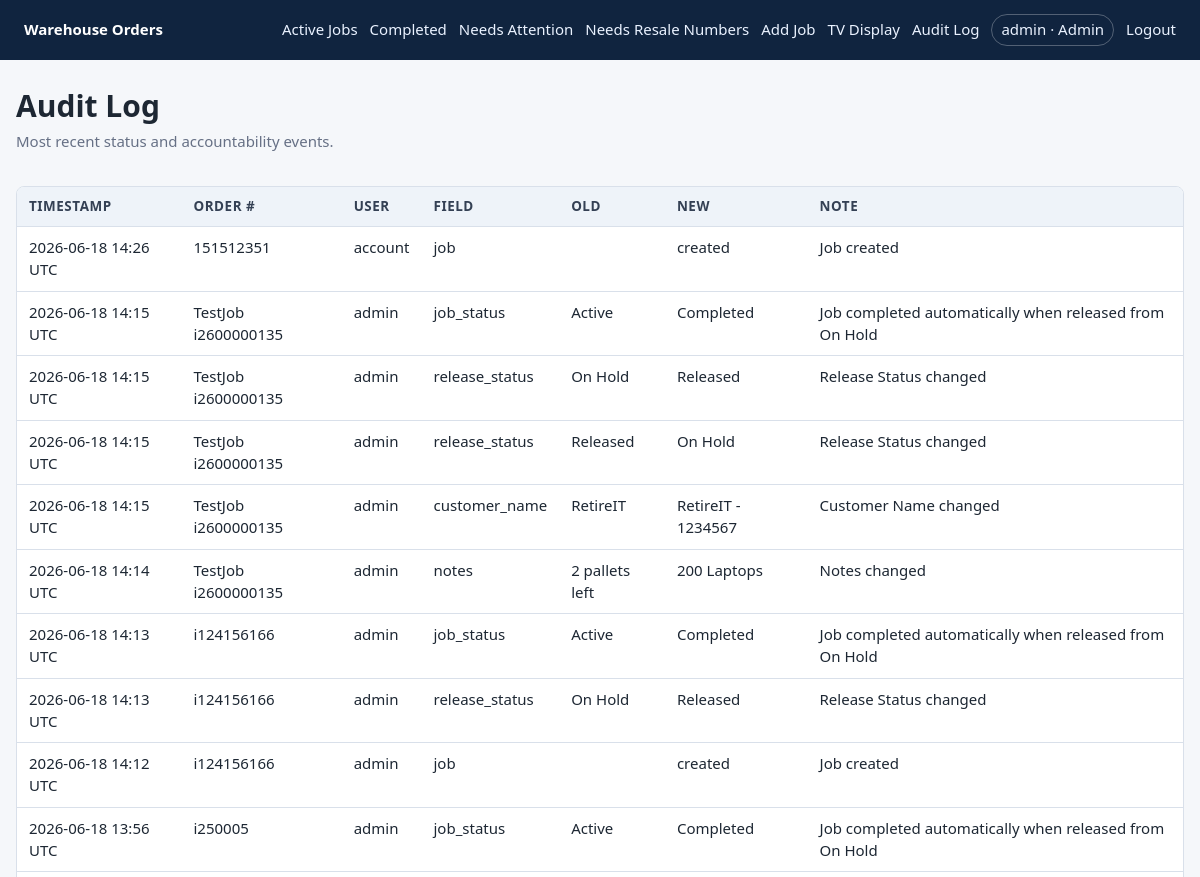
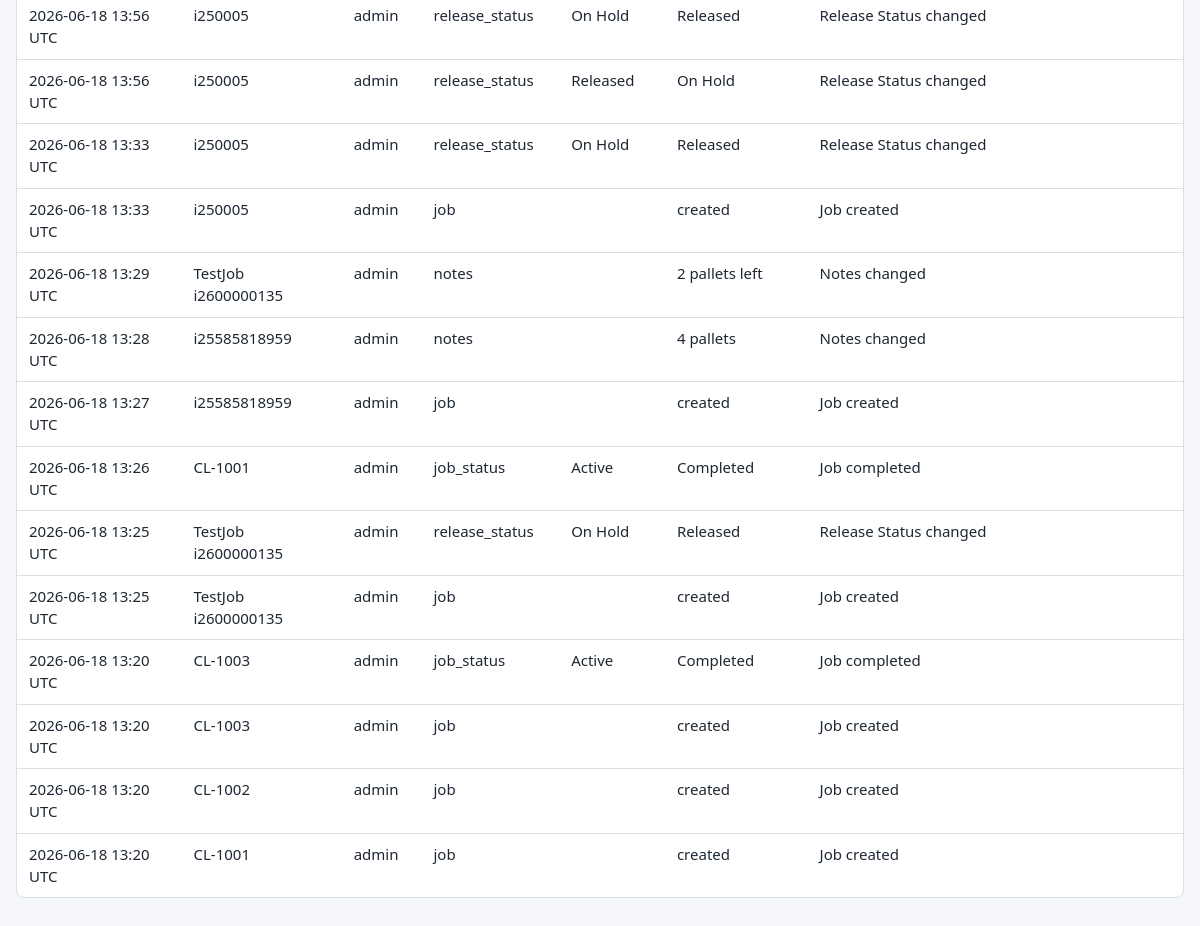
The app's page /audit-log (signed in) with its own data (2 pictures, top to bottom).
### tables this page shows
CREATE TABLE users (
            id INTEGER PRIMARY KEY AUTOINCREMENT,
            username TEXT NOT NULL UNIQUE,
            password_hash TEXT NOT NULL,
            role TEXT NOT NULL,
            created_at TEXT NOT NULL
        );

CREATE TABLE audit_log (
            id INTEGER PRIMARY KEY AUTOINCREMENT,
            timestamp TEXT NOT NULL,
            job_id INTEGER,
            order_number TEXT,
            username TEXT NOT NULL,
            field_changed TEXT NOT NULL,
            old_value TEXT,
            new_value TEXT,
            note TEXT,
            FOREIGN KEY (job_id) REFERENCES jobs(id) ON DELETE SET NULL
        );

### routes.py (the view)
@bp.route("/audit-log")
@admin_required
def audit_log():
    return render_template("audit_log.html", entries=get_audit_entries())

### auth.py (called while the page is built)
def current_user():
    user_id = session.get("user_id")
    if not user_id:
        return None
    return get_user_by_id(user_id)

def admin_required(view):
    @wraps(view)
    def wrapped_view(**kwargs):
        user = current_user()
        if user is None:
            return redirect(url_for("main.login", next=request.path))
        if user["role"] != ROLE_ADMIN:
            abort(403)
        return view(**kwargs)
    return wrapped_view

### models.py (called while the page is built)
def get_db():
    if "db" not in g:
        g.db = sqlite3.connect(current_app.config["DATABASE_PATH"])
        g.db.row_factory = sqlite3.Row
        g.db.execute("PRAGMA foreign_keys = ON")
    return g.db

def get_user_by_id(user_id):
    return get_db().execute(
        "SELECT * FROM users WHERE id = ?",
        (user_id,),
    ).fetchone()

def get_audit_entries(limit=250):
    return get_db().execute(
        """
        SELECT * FROM audit_log
        ORDER BY timestamp DESC, id DESC
        LIMIT ?
        """,
        (limit,),
    ).fetchall()

### routes.py (called while the page is built)
@bp.app_template_filter("short_dt")
def short_dt(value):
    if not value:
        return ""
    try:
        parsed = datetime.fromisoformat(value)
    except ValueError:
        return value
    return parsed.astimezone(timezone.utc).strftime("%Y-%m-%d %H:%M UTC")

### templates/audit_log.html (shortened to what this page needs)
{% extends "base.html" %}
{% block content %}
<div class="page-title">
    <div>
        <h1>Audit Log</h1>
        <p>Most recent status and accountability events.</p>
    </div>
</div>
<div class="table-wrap">
    <table>
        <thead>
            <tr>
                <th>Timestamp</th>
                <th>Order #</th>
                <th>User</th>
                <th>Field</th>
                <th>Old</th>
                <th>New</th>
                <th>Note</th>
            </tr>
        </thead>
        <tbody>
            {% for entry in entries %}
            <tr>
                <td>{{ entry.timestamp|short_dt }}</td>
                <td>{{ entry.order_number }}</td>
                <td>{{ entry.username }}</td>
                <td>{{ entry.field_changed }}</td>
                <td>{{ entry.old_value }}</td>
                <td>{{ entry.new_value }}</td>
                <td>{{ entry.note }}</td>
            </tr>
            {% else %}
            <tr><td colspan="7" class="empty">No audit entries yet.</td></tr>
            {% endfor %}
        </tbody>
    </table>
</div>
{% endblock %}

### templates/base.html (shortened to what this page needs)
<!doctype html>
<html lang="en">
<head>
    <link rel="stylesheet" href="{{ url_for('static', filename='styles.css') }}">
</head>
<body>
    <header class="site-header">
        <a class="brand" href="{{ url_for('main.index') }}">Warehouse Orders</a>
        {% if current_user %}
        <nav>
            {% if current_user.role != 'Warehouse Display' %}
            <a href="{{ url_for('main.active_jobs') }}">Active Jobs</a>
            <a href="{{ url_for('main.completed_jobs') }}">Completed</a>
            <a href="{{ url_for('main.needs_attention') }}">Needs Attention</a>
            <a href="{{ url_for('main.resale_needed') }}">Needs Resale Numbers</a>
            <a href="{{ url_for('main.new_job') }}">Add Job</a>
            {% endif %}
            <a href="{{ url_for('main.tv') }}">TV Display</a>
            {% if current_user.role == 'Admin' %}
            <a href="{{ url_for('main.audit_log') }}">Audit Log</a>
            {% endif %}
            <span class="user-pill">{{ current_user.username }} · {{ current_user.role }}</span>
            <a href="{{ url_for('main.logout') }}">Logout</a>
        </nav>
        {% endif %}
    </header>
    <main class="container">
        {% block content %}{% endblock %}
    </main>
</body>
</html>

### static/styles.css (style rules this page uses)
:root { --bg: #f5f7fa; --panel: #ffffff; --text: #1d2733; --muted: #667085; --line: #d9e0ea; --brand: #194f90; --ready-bg: #dff8e7; --ready-text: #0f6b32; --hold-bg: #ffe5e5; --hold-text: #a21b1b; --neutral-bg: #e8eef7; --neutral-text: #28415f; }
* { box-sizing: border-box; }
body { margin: 0; background: var(--bg); color: var(--text); font: 15px/1.45 system-ui, -apple-system, BlinkMacSystemFont, "Segoe UI", sans-serif; }
a { color: var(--brand); }
.site-header { display: flex; align-items: center; justify-content: space-between; gap: 18px; padding: 14px 24px; background: #10243f; color: #fff; }
.brand { color: #fff; font-weight: 700; text-decoration: none; white-space: nowrap; }
nav { display: flex; align-items: center; flex-wrap: wrap; gap: 12px; }
nav a { color: #eaf2ff; text-decoration: none; }
.user-pill { padding: 4px 9px; border: 1px solid rgba(255,255,255,.28); border-radius: 999px; color: #eaf2ff; }
.container { width: min(1280px, calc(100vw - 32px)); margin: 24px auto 48px; }
.page-title { display: flex; align-items: flex-start; justify-content: space-between; gap: 16px; margin-bottom: 18px; }
h1, h2, p { margin-top: 0; }
h1 { margin-bottom: 4px; }
.page-title p, .muted, .empty { color: var(--muted); }
.table-wrap { overflow-x: auto; background: var(--panel); border: 1px solid var(--line); border-radius: 8px; }
table { width: 100%; border-collapse: collapse; }
th, td { padding: 10px 12px; border-bottom: 1px solid var(--line); text-align: left; vertical-align: top; }
th { background: #eef3f9; color: #344054; font-size: .84rem; text-transform: uppercase; letter-spacing: .04em; }
tr:last-child td { border-bottom: 0; }

### records on screen
users: username "admin", role "Admin"
audit_log: timestamp|short_dt "2026-06-18 14:26 UTC", order_number "151512351", username "account", field_changed "job", new_value "created", note "Job created"
audit_log: timestamp|short_dt "2026-06-18 14:15 UTC", order_number "TestJob i2600000135", username "admin", field_changed "job_status", old_value "Active", new_value "Completed", note "Job completed automatically when released from On Hold"
audit_log: timestamp|short_dt "2026-06-18 14:15 UTC", order_number "TestJob i2600000135", username "admin", field_changed "release_status", old_value "On Hold", new_value "Released", note "Release Status changed"
audit_log: timestamp|short_dt "2026-06-18 14:15 UTC", order_number "TestJob i2600000135", username "admin", field_changed "release_status", old_value "Released", new_value "On Hold", note "Release Status changed"
audit_log: timestamp|short_dt "2026-06-18 14:15 UTC", order_number "TestJob i2600000135", username "admin", field_changed "customer_name", old_value "RetireIT", new_value "RetireIT - 1234567", note "Customer Name changed"
audit_log: timestamp|short_dt "2026-06-18 14:14 UTC", order_number "TestJob i2600000135", username "admin", field_changed "notes", old_value "2 pallets left", new_value "200 Laptops", note "Notes changed"
audit_log: timestamp|short_dt "2026-06-18 14:13 UTC", order_number "i124156166", username "admin", field_changed "job_status", old_value "Active", new_value "Completed", note "Job completed automatically when released from On Hold"
audit_log: timestamp|short_dt "2026-06-18 14:13 UTC", order_number "i124156166", username "admin", field_changed "release_status", old_value "On Hold", new_value "Released", note "Release Status changed"
audit_log: timestamp|short_dt "2026-06-18 14:12 UTC", order_number "i124156166", username "admin", field_changed "job", new_value "created", note "Job created"
audit_log: timestamp|short_dt "2026-06-18 13:56 UTC", order_number "i250005", username "admin", field_changed "job_status", old_value "Active", new_value "Completed", note "Job completed automatically when released from On Hold"
audit_log: timestamp|short_dt "2026-06-18 13:56 UTC", order_number "i250005", username "admin", field_changed "release_status", old_value "On Hold", new_value "Released", note "Release Status changed"
audit_log: timestamp|short_dt "2026-06-18 13:56 UTC", order_number "i250005", username "admin", field_changed "release_status", old_value "Released", new_value "On Hold", note "Release Status changed"
audit_log: timestamp|short_dt "2026-06-18 13:33 UTC", order_number "i250005", username "admin", field_changed "release_status", old_value "On Hold", new_value "Released", note "Release Status changed"
audit_log: timestamp|short_dt "2026-06-18 13:33 UTC", order_number "i250005", username "admin", field_changed "job", new_value "created", note "Job created"
audit_log: timestamp|short_dt "2026-06-18 13:29 UTC", order_number "TestJob i2600000135", username "admin", field_changed "notes", new_value "2 pallets left", note "Notes changed"
audit_log: timestamp|short_dt "2026-06-18 13:28 UTC", order_number "i25585818959", username "admin", field_changed "notes", new_value "4 pallets", note "Notes changed"
audit_log: timestamp|short_dt "2026-06-18 13:27 UTC", order_number "i25585818959", username "admin", field_changed "job", new_value "created", note "Job created"
audit_log: timestamp|short_dt "2026-06-18 13:26 UTC", order_number "CL-1001", username "admin", field_changed "job_status", old_value "Active", new_value "Completed", note "Job completed"
audit_log: timestamp|short_dt "2026-06-18 13:25 UTC", order_number "TestJob i2600000135", username "admin", field_changed "release_status", old_value "On Hold", new_value "Released", note "Release Status changed"
audit_log: timestamp|short_dt "2026-06-18 13:25 UTC", order_number "TestJob i2600000135", username "admin", field_changed "job", new_value "created", note "Job created"
audit_log: timestamp|short_dt "2026-06-18 13:20 UTC", order_number "CL-1003", username "admin", field_changed "job_status", old_value "Active", new_value "Completed", note "Job completed"
audit_log: timestamp|short_dt "2026-06-18 13:20 UTC", order_number "CL-1003", username "admin", field_changed "job", new_value "created", note "Job created"
audit_log: timestamp|short_dt "2026-06-18 13:20 UTC", order_number "CL-1002", username "admin", field_changed "job", new_value "created", note "Job created"
audit_log: timestamp|short_dt "2026-06-18 13:20 UTC", order_number "CL-1001", username "admin", field_changed "job", new_value "created", note "Job created"
